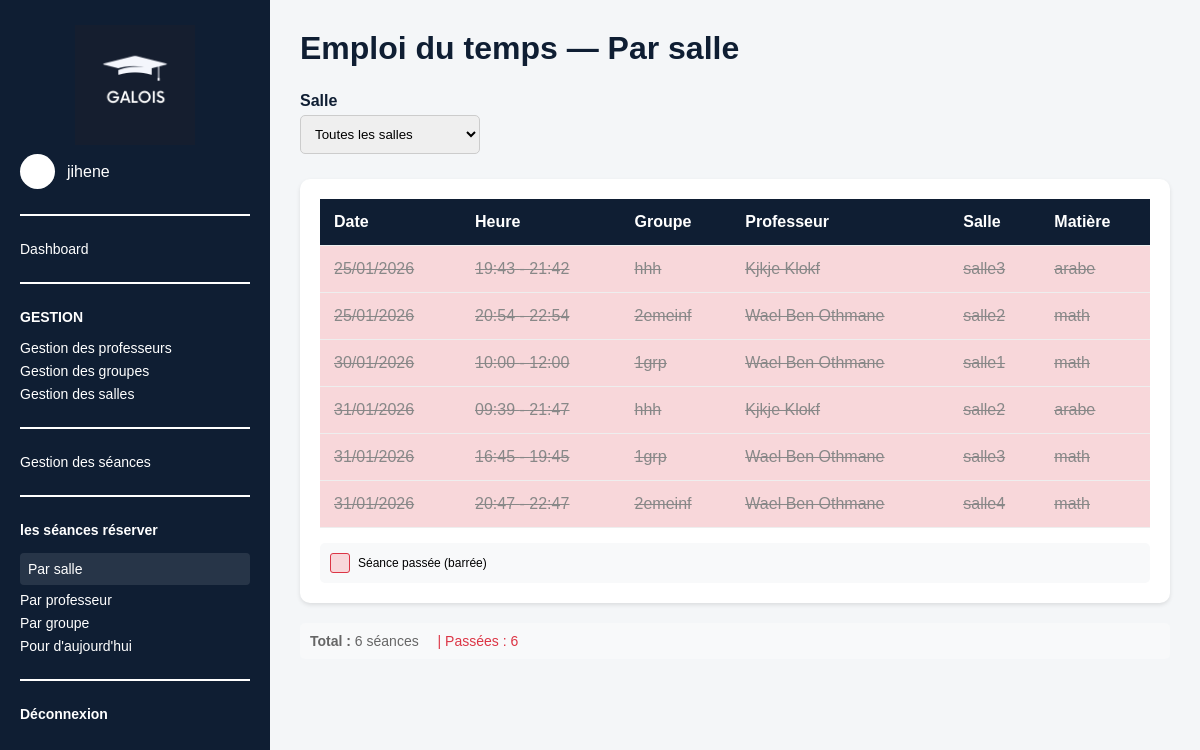
Page /emplois/salle/ (signed in) on the earlier database version.
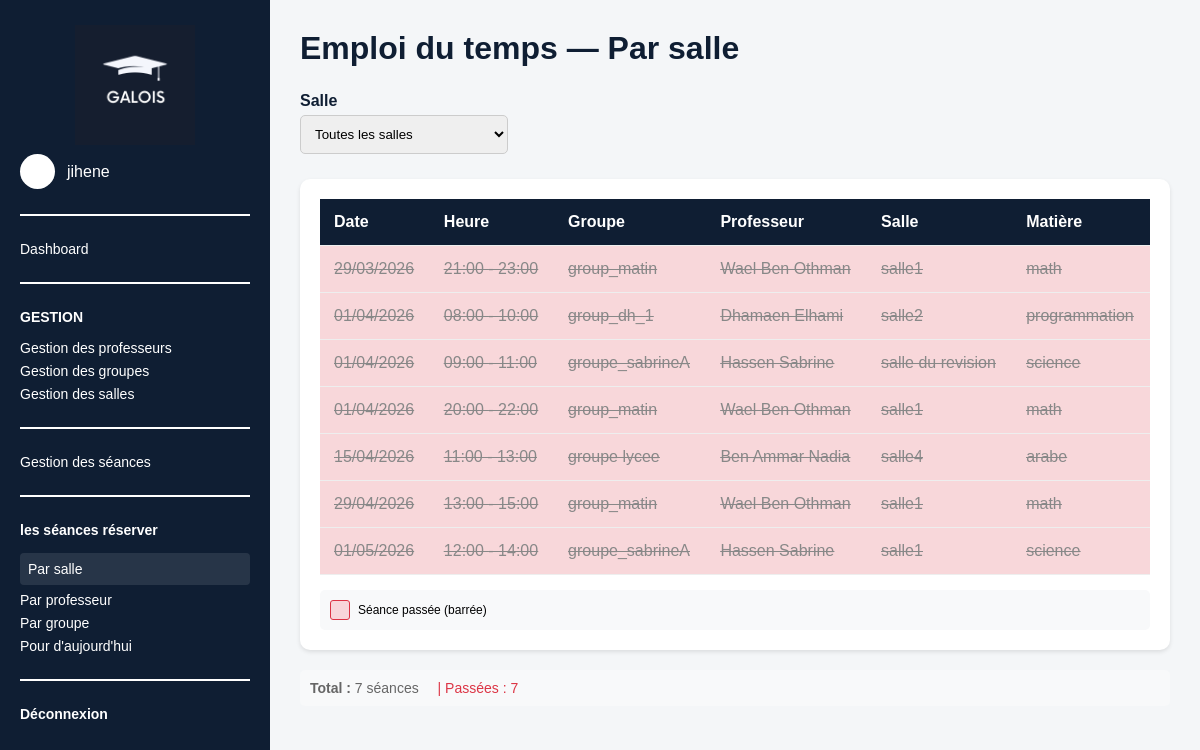
Same page on the later database version.
### emploi_du_temps/models.py (models this page shows, shortened)
class Seance(models.Model):
    groupe = models.ForeignKey(Groupe, on_delete=models.CASCADE, related_name='seances')
    salle = models.ForeignKey(Salle, on_delete=models.CASCADE, related_name='seances')
    date = models.DateField()
    heure_debut = models.TimeField()
    heure_fin = models.TimeField()
    class Meta:
        ordering = ['date', 'heure_debut']

class Groupe(models.Model):
    nom = models.CharField(max_length=100)
    professeur = models.ForeignKey(Professeur, on_delete=models.CASCADE, related_name='groupes')
    matiere = models.ForeignKey(Matiere, on_delete=models.CASCADE, related_name='groupes')
    nombre_etudiants = models.IntegerField()
    class Meta:
        unique_together = ('nom', 'professeur', 'matiere')

class Professeur(models.Model):
    user = models.OneToOneField(User, on_delete=models.CASCADE, null=True, blank=True)
    nom = models.CharField(max_length=100)
    prenom = models.CharField(max_length=100)
    email = models.EmailField(unique=True)
    telephone = models.CharField(max_length=20, unique=True)
    matiere = models.ForeignKey(Matiere, on_delete=models.SET_NULL, null=True, blank=True, related_name='professeurs')
    class Meta:
        verbose_name_plural = "professeurs"
    @property
    def nom_complet(self):
        return f"{self.prenom} {self.nom}"

class Salle(models.Model):
    nom = models.CharField(max_length=50, unique=True)
    capacite = models.IntegerField()

class Matiere(models.Model):
    nom = models.CharField(max_length=100, unique=True)

### emploi_du_temps/views.py (the view)
# urls.py: path('emplois/salle/', views.emploi_par_salle, name='emploi_salle'),
@login_required
def emploi_par_salle(request):
    from datetime import date, timedelta
    salle_id = request.GET.get('salle')
    date_debut = request.GET.get('date_debut')
    date_fin = request.GET.get('date_fin')
    seances = Seance.objects.all()
    if salle_id:
        seances = seances.filter(salle_id=salle_id)
    if date_debut:
        try:
            seances = seances.filter(date__gte=date_debut)
        except ValueError:
            pass
    if date_fin:
        try:
            seances = seances.filter(date__lte=date_fin)
        except ValueError:
            pass
    seances = seances.order_by('date', 'heure_debut')
    total_seances = seances.count()
    today = date.today()
    seances_passees = 0
    for seance in seances:
        if seance.date < today:
            seances_passees += 1
    for seance in seances:
        seance.est_passee = seance.date < today
    salle_selectionnee = None
    if salle_id:
        try:
            salle_selectionnee = Salle.objects.get(id=salle_id)
        except Salle.DoesNotExist:
            pass
    salles = Salle.objects.all()
    return render(request, 'emploi-par-salle.html', {
        'seances': seances,
        'salles': salles,
        'salle_selectionnee': salle_selectionnee,
        'salle_id': salle_id,
        'date_debut': date_debut or '',
        'date_fin': date_fin or '',
        'total_seances': total_seances,
        'seances_passees': seances_passees,
    })

### emploi_du_temps/templates/emploi-par-salle.html (shortened to what this page needs)
<!DOCTYPE html>
<html lang="fr">
<head>
    {% load static %}
</head>
<body>
<div class="container">
    <aside class="sidebar">
        <div class="logo-box">
            <img src="{% static 'images/logo.png' %}" alt="Logo" class="logo-sidebar">
        </div>
        <div class="admin-line">
            <div class="small-avatar"></div>
            <span>{{ request.user.username }}</span>
        </div>
        <hr>
        <a href="{% url 'dashboard' %}">Dashboard</a>
        <hr>
        <p class="menu-title">GESTION</p>
        <a href="{% url 'professeurs' %}">Gestion des professeurs</a>
        <a href="{% url 'groupes' %}">Gestion des groupes</a>
        <a href="{% url 'salles' %}">Gestion des salles</a>
        <hr>
        <a href="{% url 'seances' %}">Gestion des séances</a>
        <hr>
        <p class="menu-title">les séances réserver</p>
        <a href="{% url 'emploi_salle' %}" class="active">Par salle</a>
        <a href="{% url 'emploi_professeur' %}">Par professeur</a>
        <a href="{% url 'emploi_groupe' %}">Par groupe</a>
        <a href="{% url 'emploi_today' %}">Pour d'aujourd'hui</a>
        <hr>
        <a href="{% url 'logout' %}" class="logout">Déconnexion</a>
    </aside>
    <main class="content">
        <h1>Emploi du temps — Par salle</h1>
        <form method="get">
            <div class="filter-bar">
                <div>
                    <label style="display:block;margin-bottom:5px;font-weight:bold;color:#0f1e33;">
                        Salle
                    </label>
                    <select name="salle" onchange="this.form.submit()">
                        <option value="">Toutes les salles</option>
                    </select>
                </div>
            </div>
        </form>
        <div class="table-container">
            {% if seances %}
            <table>
                <thead>
                    <tr>
                        <th>Date</th>
                        <th>Heure</th>
                        <th>Groupe</th>
                        <th>Professeur</th>
                        <th>Salle</th>
                        <th>Matière</th>
                    </tr>
                </thead>
                <tbody>
                    {% for seance in seances %}
                    <tr {% if seance.est_passee %}class="seance-passee"{% endif %}>
                        <td>{{ seance.date|date:"d/m/Y" }}</td>
                        <td>{{ seance.heure_debut|time:"H:i" }} - {{ seance.heure_fin|time:"H:i" }}</td>
                        <td>{{ seance.groupe.nom }}</td>
                        <td>{{ seance.groupe.professeur.nom_complet }}</td>
                        <td>{{ seance.salle.nom }}</td>
                        <td>{{ seance.groupe.matiere.nom }}</td>
                    </tr>
                    {% endfor %}
                </tbody>
            </table>
            <div class="legende">
                <div class="legende-item">
                    <div class="legende-passe"></div>
                    <span>Séance passée (barrée)</span>
                </div>
            </div>
            {% else %}
            <div class="empty-state">
                <p>Aucune séance trouvée pour cette salle.</p>
            </div>
            {% endif %}
        </div>
        {% if seances %}
        <div class="stats">
            <strong>Total :</strong> {{ total_seances }} séance{{ total_seances|pluralize:"s" }}
            {% if seances_passees > 0 %}
            <span style="color: #dc3545; margin-left: 15px;">
                | Passées : {{ seances_passees }}
            </span>
            {% endif %}
        </div>
        {% endif %}
    </main>
</div>
</body>
</html>

Differences in the rows shown:
removed Seance: date "25/01/2026", heure_debut "19:43", heure_fin "21:42", groupe.nom "hhh", groupe.professeur.nom_complet "Kjkje Klokf", salle.nom "salle3", groupe.matiere.nom "arabe"
removed Seance: date "25/01/2026", heure_debut "20:54", heure_fin "22:54", groupe.nom "2emeinf", groupe.professeur.nom_complet "Wael Ben Othmane", salle.nom "salle2", groupe.matiere.nom "math"
removed Seance: date "30/01/2026", heure_debut "10:00", heure_fin "12:00", groupe.nom "1grp", groupe.professeur.nom_complet "Wael Ben Othmane", salle.nom "salle1", groupe.matiere.nom "math"
removed Seance: date "31/01/2026", heure_debut "09:39", heure_fin "21:47", groupe.nom "hhh", groupe.professeur.nom_complet "Kjkje Klokf", salle.nom "salle2", groupe.matiere.nom "arabe"
removed Seance: date "31/01/2026", heure_debut "16:45", heure_fin "19:45", groupe.nom "1grp", groupe.professeur.nom_complet "Wael Ben Othmane", salle.nom "salle3", groupe.matiere.nom "math"
removed Seance: date "31/01/2026", heure_debut "20:47", heure_fin "22:47", groupe.nom "2emeinf", groupe.professeur.nom_complet "Wael Ben Othmane", salle.nom "salle4", groupe.matiere.nom "math"
added Seance: date "29/03/2026", heure_debut "21:00", heure_fin "23:00", groupe.nom "group_matin", groupe.professeur.nom_complet "Wael Ben Othman", salle.nom "salle1", groupe.matiere.nom "math"
added Seance: date "01/04/2026", heure_debut "08:00", heure_fin "10:00", groupe.nom "group_dh_1", groupe.professeur.nom_complet "Dhamaen Elhami", salle.nom "salle2", groupe.matiere.nom "programmation"
added Seance: date "01/04/2026", heure_debut "09:00", heure_fin "11:00", groupe.nom "groupe_sabrineA", groupe.professeur.nom_complet "Hassen Sabrine", salle.nom "salle du revision", groupe.matiere.nom "science"
added Seance: date "01/04/2026", heure_debut "20:00", heure_fin "22:00", groupe.nom "group_matin", groupe.professeur.nom_complet "Wael Ben Othman", salle.nom "salle1", groupe.matiere.nom "math"
added Seance: date "15/04/2026", heure_debut "11:00", heure_fin "13:00", groupe.nom "groupe lycee", groupe.professeur.nom_complet "Ben Ammar Nadia", salle.nom "salle4", groupe.matiere.nom "arabe"
added Seance: date "29/04/2026", heure_debut "13:00", heure_fin "15:00", groupe.nom "group_matin", groupe.professeur.nom_complet "Wael Ben Othman", salle.nom "salle1", groupe.matiere.nom "math"
added Seance: date "01/05/2026", heure_debut "12:00", heure_fin "14:00", groupe.nom "groupe_sabrineA", groupe.professeur.nom_complet "Hassen Sabrine", salle.nom "salle1", groupe.matiere.nom "science"
Other differences:
{{ total_seances }}: "6" → "7"
{{ seances_passees }}: "6" → "7"
